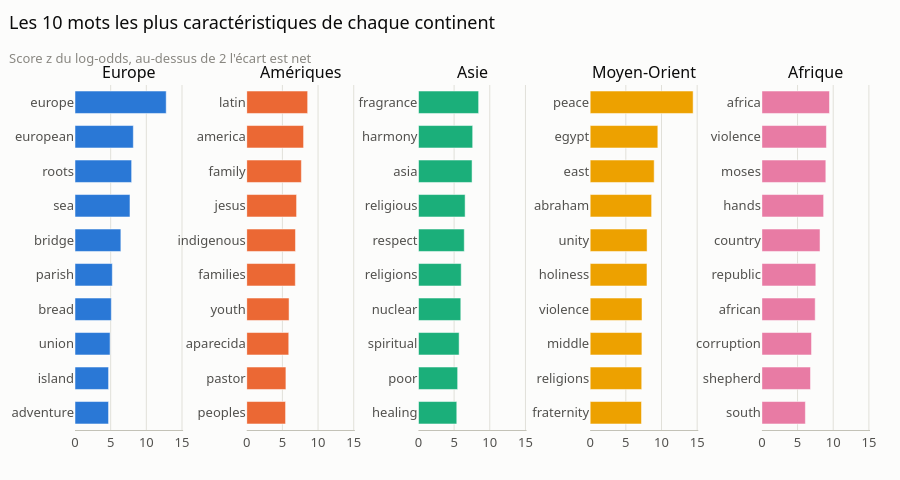

Notebook code for this chart:
### Markdown cell above
### Les mots propres à chaque continent

Pour chaque continent, on cherche les mots plus fréquents que dans le reste du corpus. Le score utilisé, le log-odds avec a priori de Dirichlet (Monroe, Colaresi et Quinn, 2008), tient compte de la taille de chaque groupe et limite le poids des mots rares. Au-dessus de 2, l'écart est net. Les noms de lieux ressortent logiquement en tête.

### Code cell
mots_par_continent = ac.mots_caracteristiques(df, "continent", n=10)
continents = [c for c in ac.ORDRE_CONTINENTS if c in mots_par_continent]

fig = make_subplots(rows=1, cols=len(continents), subplot_titles=continents, shared_xaxes=True,
                    horizontal_spacing=0.08)
for colonne, continent in enumerate(continents, start=1):
    scores = mots_par_continent[continent].iloc[::-1]
    fig.add_bar(x=scores.values, y=scores.index, orientation="h", row=1, col=colonne, showlegend=False,
                marker_color=g.COULEUR_CONTINENT[continent],
                hovertemplate="%{y} : score %{x:.1f}<extra></extra>")
plus_fort = max(scores.max() for scores in mots_par_continent.values())
fig.update_xaxes(range=[0, plus_fort * 1.05], showgrid=True)
g.titre(fig, "Les 10 mots les plus caractéristiques de chaque continent",
        "Score z du log-odds, au-dessus de 2 l'écart est net", hauteur=480)
fig.show()

### Figure 1 — Plotly figure (JSON) as saved in the notebook; plotly's stock layout.template omitted (floating-point values rounded to 4 significant figures)
{"data": [{"hovertemplate": "%{y} : score %{x:.1f}<extra></extra>", "marker": {"color": "#2a78d6"}, "orientation": "h", "showlegend": false, "type": "bar", "x": [4.706, 4.707, 4.917, 5.092, 5.232, 6.43, 7.708, 7.94, 8.178, 12.79], "xaxis": "x", "y": ["adventure", "island", "union", "bread", "parish", "bridge", "sea", "roots", "european", "europe"], "yaxis": "y"}, {"hovertemplate": "%{y} : score %{x:.1f}<extra></extra>", "marker": {"color": "#eb6834"}, "orientation": "h", "showlegend": false, "type": "bar", "x": [5.447, 5.494, 5.892, 5.937, 6.813, 6.836, 6.99, 7.664, 7.971, 8.543], "xaxis": "x2", "y": ["peoples", "pastor", "aparecida", "youth", "families", "indigenous", "jesus", "family", "america", "latin"], "yaxis": "y2"}, {"hovertemplate": "%{y} : score %{x:.1f}<extra></extra>", "marker": {"color": "#1baf7a"}, "orientation": "h", "showlegend": false, "type": "bar", "x": [5.377, 5.496, 5.704, 5.939, 5.996, 6.426, 6.544, 7.518, 7.604, 8.438], "xaxis": "x3", "y": ["healing", "poor", "spiritual", "nuclear", "religions", "respect", "religious", "asia", "harmony", "fragrance"], "yaxis": "y3"}, {"hovertemplate": "%{y} : score %{x:.1f}<extra></extra>", "marker": {"color": "#eda100"}, "orientation": "h", "showlegend": false, "type": "bar", "x": [7.2, 7.23, 7.254, 7.267, 7.964, 7.98, 8.618, 8.975, 9.489, 14.44], "xaxis": "x4", "y": ["fraternity", "religions", "middle", "violence", "holiness", "unity", "abraham", "east", "egypt", "peace"], "yaxis": "y4"}, {"hovertemplate": "%{y} : score %{x:.1f}<extra></extra>", "marker": {"color": "#e87ba4"}, "orientation": "h", "showlegend": false, "type": "bar", "x": [6.1, 6.819, 6.962, 7.476, 7.562, 8.15, 8.658, 8.965, 9.049, 9.479], "xaxis": "x5", "y": ["south", "shepherd", "corruption", "african", "republic", "country", "hands", "moses", "violence", "africa"], "yaxis": "y5"}], "layout": {"annotations": [{"font": {"size": 16}, "showarrow": false, "text": "Europe", "x": 0.068, "xanchor": "center", "xref": "paper", "y": 1.0, "yanchor": "bottom", "yref": "paper"}, {"font": {"size": 16}, "showarrow": false, "text": "Amériques", "x": 0.284, "xanchor": "center", "xref": "paper", "y": 1.0, "yanchor": "bottom", "yref": "paper"}, {"font": {"size": 16}, "showarrow": false, "text": "Asie", "x": 0.5, "xanchor": "center", "xref": "paper", "y": 1.0, "yanchor": "bottom", "yref": "paper"}, {"font": {"size": 16}, "showarrow": false, "text": "Moyen-Orient", "x": 0.716, "xanchor": "center", "xref": "paper", "y": 1.0, "yanchor": "bottom", "yref": "paper"}, {"font": {"size": 16}, "showarrow": false, "text": "Afrique", "x": 0.932, "xanchor": "center", "xref": "paper", "y": 1.0, "yanchor": "bottom", "yref": "paper"}], "height": 480, "legend": {"title": {"text": ""}}, "margin": {"t": 85}, "title": {"subtitle": {"font": {"color": "#898781", "size": 13}, "text": "Score z du log-odds, au-dessus de 2 l'écart est net"}, "text": "Les 10 mots les plus caractéristiques de chaque continent"}, "xaxis": {"anchor": "y", "domain": [0.0, 0.136], "range": [0, 15.16], "showgrid": true}, "xaxis2": {"anchor": "y2", "domain": [0.216, 0.352], "range": [0, 15.16], "showgrid": true}, "xaxis3": {"anchor": "y3", "domain": [0.432, 0.568], "range": [0, 15.16], "showgrid": true}, "xaxis4": {"anchor": "y4", "domain": [0.648, 0.784], "range": [0, 15.16], "showgrid": true}, "xaxis5": {"anchor": "y5", "domain": [0.864, 1.0], "range": [0, 15.16], "showgrid": true}, "yaxis": {"anchor": "x", "domain": [0.0, 1.0]}, "yaxis2": {"anchor": "x2", "domain": [0.0, 1.0]}, "yaxis3": {"anchor": "x3", "domain": [0.0, 1.0]}, "yaxis4": {"anchor": "x4", "domain": [0.0, 1.0]}, "yaxis5": {"anchor": "x5", "domain": [0.0, 1.0]}}}
